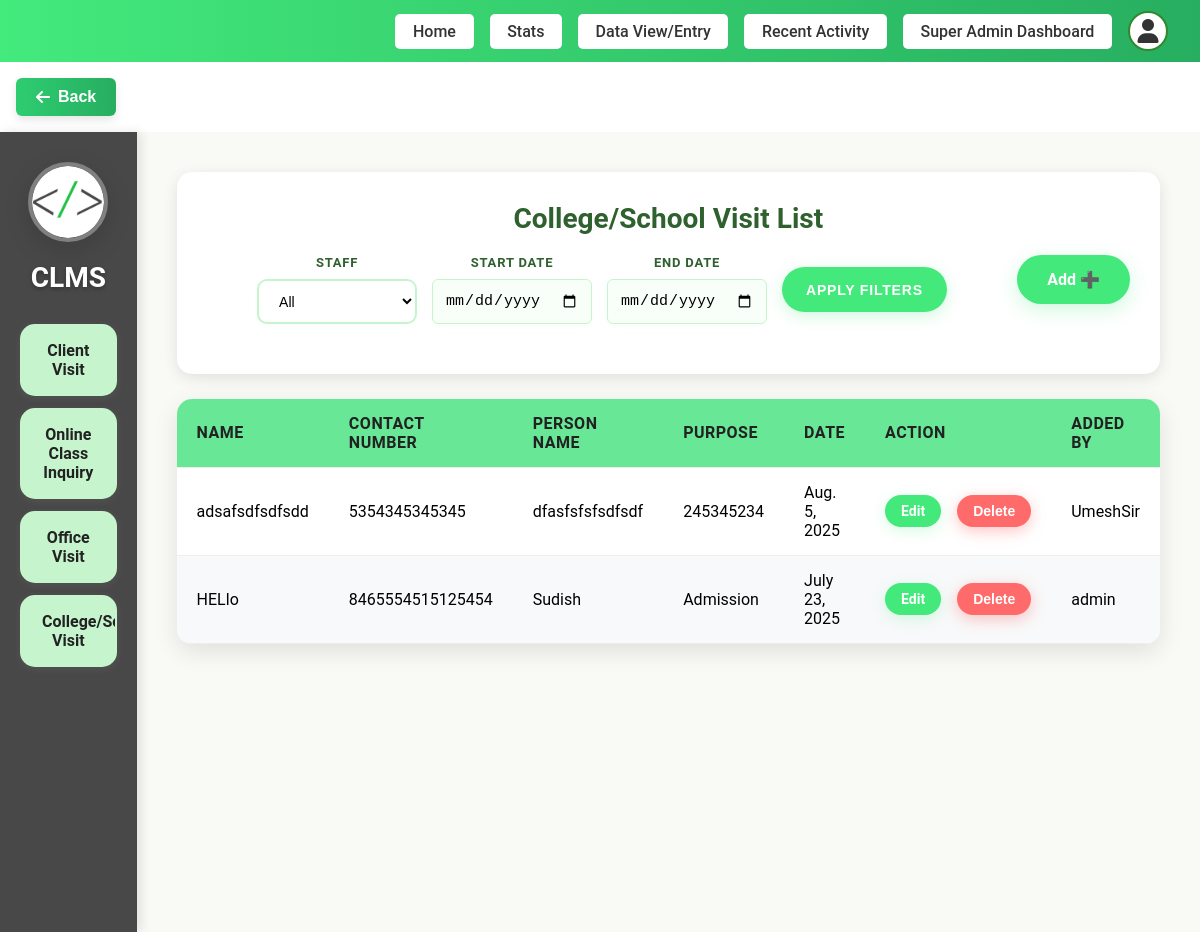
Screenshot of /add-dashboard/college-visit/list/ (signed in) with the database file from the repository.
### staff/models.py (models this page shows, shortened)
class CollegeVisit(models.Model):
    user = models.ForeignKey(User, on_delete=models.CASCADE)
    name = models.CharField(max_length=100)
    contact = models.CharField(max_length=20)
    person_name = models.CharField(max_length=100)
    purpose = models.CharField(max_length=255)
    date = models.DateField()

### staff/views.py (the view)
# urls.py: path('college-visit/list/', views.college_visit_list, name='college_visit_list'),
@login_required
def college_visit_list(request):
    if request.user.is_superuser:
        college_visits = CollegeVisit.objects.all().order_by('-id')
        staff_filter = request.GET.get('staff')
        if staff_filter and staff_filter != 'all':
            college_visits = college_visits.filter(user_id=staff_filter)
        start_date = request.GET.get('start_date')
        end_date = request.GET.get('end_date')
        if start_date:
            try:
                start_date = datetime.strptime(start_date, '%Y-%m-%d').date()
                college_visits = college_visits.filter(date__gte=start_date)
            except ValueError:
                pass
        if end_date:
            try:
                end_date = datetime.strptime(end_date, '%Y-%m-%d').date()
                college_visits = college_visits.filter(date__lte=end_date)
            except ValueError:
                pass
        staff_users = User.objects.filter(is_staff=True).order_by('username')
    else:
        college_visits = CollegeVisit.objects.filter(user=request.user).order_by('-id')
        staff_users = None
    paginator = Paginator(college_visits, 5)  # Show 5 items per page
    page = request.GET.get('page')
    try:
        college_visits = paginator.page(page)
    except PageNotAnInteger:
        college_visits = paginator.page(1)
    except EmptyPage:
        college_visits = paginator.page(paginator.num_pages)
    return render(request, 'pages/staff/College_SchoolVisit.html', {
        'college_visits': college_visits,
        'staff_users': staff_users,
        'current_filters': {
            'staff': request.GET.get('staff', ''),
            'start_date': request.GET.get('start_date', ''),
            'end_date': request.GET.get('end_date', ''),
        }
    })

### templates/pages/staff/College_SchoolVisit.html (shortened to what this page needs)
{% load static %}
<!DOCTYPE html>
<html lang="en">
<head>
  <link rel="stylesheet" href="{% static 'css/Visit.css' %}?">
  <link rel="stylesheet" href="{% static 'css/dltvisit.css' %}">
</head>
{% include "layouts/header.html" %}
<body>
  <div class="container">
    <div class="sidebar">
      <div class="logo">
        <a href="{% url 'add_dashboard' %}">
         <img src="{% static 'assets/favicon.png' %}" alt="Logo">
        </a>
      </div>
      <h2>CLMS</h2>
      <ul>
        <li><a href="{% url 'client_visit_list' %}">Client Visit</a></li>
        <li><a href="{% url 'online_class_list' %}">Online Class Inquiry</a></li>
        <li><a href="{% url 'office_visit_list' %}">Office Visit</a></li>
        <li><a href="{% url 'college_visit_list' %}">College/School Visit</a></li>
      </ul>
    </div>
    <div class="main-content">
      <div class="header">
        <h2>College/School Visit List</h2>
        <div class="header-controls">
          <a href="{% url 'add_dashboard' %}" class="add-btn">Add ➕</a>
          {% if user.is_superuser and staff_users %}
          <div class="filter-container">
            <form method="GET" class="filter-form" style="display: flex; align-items: center; gap: 15px; flex-wrap: wrap;">
              <div class="filter-item">
                <label for="staff">Staff</label>
                <select name="staff" id="staff">
                  <option value="all" {% if current_filters.staff == 'all' or not current_filters.staff %}selected{% endif %}>All</option>
                </select>
              </div>
              <div class="filter-item">
                <label for="start_date">Start Date</label>
                <input type="date" name="start_date" id="start_date" value="{{ current_filters.start_date }}" placeholder="yyyy-mm-dd">
              </div>
              <div class="filter-item">
                <label for="end_date">End Date</label>
                <input type="date" name="end_date" id="end_date" value="{{ current_filters.end_date }}" placeholder="yyyy-mm-dd">
              </div>
              <button type="submit" class="apply-btn">Apply Filters</button>
            </form>
          </div>
          {% endif %}
        </div>
      </div>
      <table>
        <thead>
          <tr>
            <th>Name</th>
            <th>Contact number</th>
            <th>Person Name</th>
            <th>Purpose</th>
            <th>Date</th>
            <th>Action</th>
            <th>Added By</th>
          </tr>
        </thead>
        <tbody>
          {% for visit in college_visits %}
          <tr class="{% cycle 'white-row' 'green-row' %}">
            <td>{{ visit.name }}</td>
            <td>{{ visit.contact }}</td>
            <td>{{ visit.person_name }}</td>
            <td>{{ visit.purpose }}</td>
            <td>{{ visit.date }}</td>
            <td>
              <div class="action-buttons">
                <a href="{% url 'edit_college' visit.id %}" class="edit-btn">Edit</a>
                <button class="delete-btn" onclick="showCollegeVisitDeleteConfirmation('{{ visit.id }}', '{{ visit.name }}')">Delete</button>
              </div>
            </td>
            <td>{{ visit.user.username }}</td>
          </tr>
          {% empty %}
          <tr>
            <td colspan="7">No college/school visits available.</td>
          </tr>
          {% endfor %}
        </tbody>
      </table>
    </div>
  </div>
</body>
</html>

### static/css/dltvisit.css (style rules this page uses)
.action-buttons { display: flex; gap: 8px; align-items: center; justify-content: flex-start; }
.edit-btn, .delete-btn { display: inline-block !important; vertical-align: middle; }
td:last-child { white-space: nowrap; }

### static/css/home.css (style rules this page uses)
body { background: #fff; margin: 0; font-family: 'Roboto', Arial, sans-serif; }

### rows the page displays
CollegeVisit: name "adsafsdfsdfsdd", contact "5354345345345", person_name "dfasfsfsfsdfsdf", purpose "245345234", date "Aug. 5, 2025", user.username "UmeshSir"
CollegeVisit: name "HELlo", contact "8465554515125454", person_name "Sudish", purpose "Admission", date "July 23, 2025", user.username "admin"
